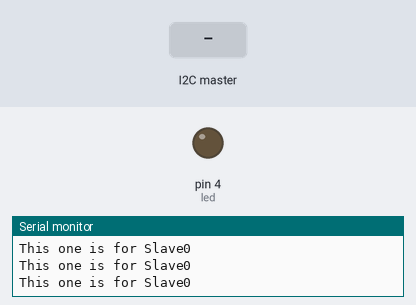
The sketch below on a simulated Arduino Uno, built with avr-gcc and run on an emulated ATmega328P. Shown: output pins drawn as LEDs (lit = HIGH), the last lines printed to the serial monitor. Dashed ring = blinking. Inputs (shaded band) come from the test bench.

Above: at 1.2 s.
1.3 s: the I2C master sends the byte 90
At 1.55 s:
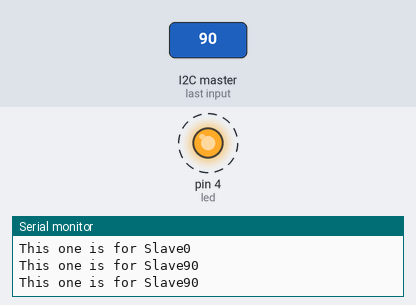
4.3 s: the I2C master sends the byte 1
6.2 s: the I2C master sends the byte 200
At 6.72 s:
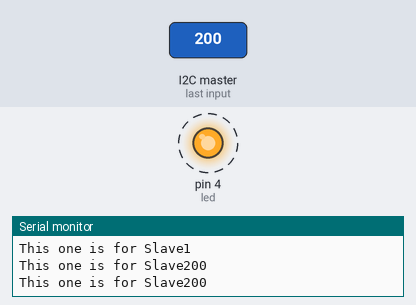
9.2 s: the I2C master sends the byte 2
Timing chart, 0 to 12.2 s (numbered marks = the images above; inputs shaded):
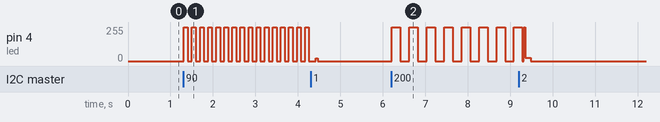

Measured:
- after the input at 1.3 s, pin 4 (led): alternates 255/255 for 0.09 s and 0/255 for 0.10 s, starting at once
- after the input at 6.2 s, pin 4 (led): alternates 255/255 for 0.20 s and 0/255 for 0.21 s, starting at once

The sketch:

slave.ino
```cpp
#include<Wire.h>
int dis = 0; // as this is the distance initially it will be 0
const int led = 4; // in the slave arduino the LED is connected to the 4 number pin so the number is 4
void setup() {
  Wire.begin(3); // as we started the process from 3 so it will be 3
  Wire.onReceive(receiveEvent); // this is a function which we called
  Serial.begin(9600);

  pinMode(led, OUTPUT);

}

void receiveEvent(int hm) //this is the slave's main part where it will get the message from the master arduino
{
  dis = Wire.read(); // it will read the value from the wire it has been put on with
  }


void loop() {
  if(dis < 255)
  {
    digitalWrite(led, HIGH); //led will light up high
    delay(dis);
    digitalWrite(led, LOW); // led will not be lighted up
    delay(dis);
    Serial.print("This one is for Slave");
    Serial.println(dis); // slave will always respond to the light up and the low part of the LED which is mainly an ACKNOWLEDGMENT
    delay(10);

    }
}
```
